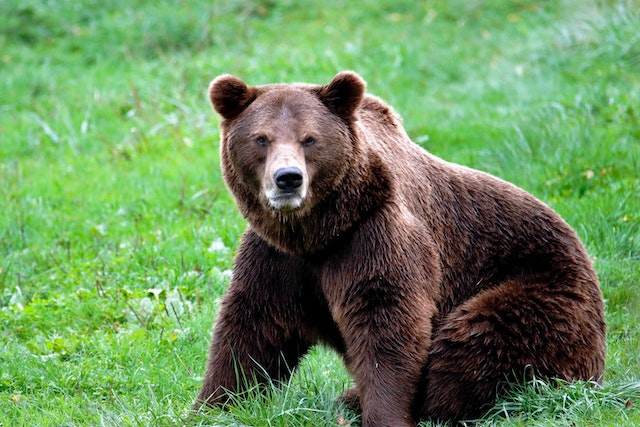
#> input picture 03_apps/data/bear.jpg, 640 x 427 px, given in place of the camera
$ python 371_Joining_Multiple_Images_To_Display.py
#> lines starting #> are read from the running program, lines starting #| are printed output that depends on the picture; after the words box and inside, x2 and y2 are one past the last pixel; in counts of white or black regions, pixels touching at a corner belong together
####################### STACKING USING THE FUNCTION #####################
# https://www.youtube.com/watch?v=Wv0PSs0dmVI&list=PLMoSUbG1Q_r_sc0x7ndCsqdIkL7dwrmNF&index=6

import cv2
import numpy as np

frameWidth = 640
frameHeight = 480
cap = cv2.VideoCapture(0)
cap.set(3, frameWidth)
cap.set(4, frameHeight)

def stackImages(imgArray,scale,lables=[]):
    sizeW= imgArray[0][0].shape[1]
    sizeH = imgArray[0][0].shape[0]
    rows = len(imgArray)
    cols = len(imgArray[0])
    rowsAvailable = isinstance(imgArray[0], list)
    width = imgArray[0][0].shape[1]
    height = imgArray[0][0].shape[0]
    if rowsAvailable:
        for x in range ( 0, rows):
            for y in range(0, cols):
                imgArray[x][y] = cv2.resize(imgArray[x][y], (sizeW, sizeH), None, scale, scale)
                if len(imgArray[x][y].shape) == 2: imgArray[x][y]= cv2.cvtColor( imgArray[x][y], cv2.COLOR_GRAY2BGR)
        imageBlank = np.zeros((height, width, 3), np.uint8)
        hor = [imageBlank]*rows
        hor_con = [imageBlank]*rows
        for x in range(0, rows):
            hor[x] = np.hstack(imgArray[x])
            hor_con[x] = np.concatenate(imgArray[x])
        ver = np.vstack(hor)
        ver_con = np.concatenate(hor)
    else:
        for x in range(0, rows):
            imgArray[x] = cv2.resize(imgArray[x], (sizeW, sizeH), None, scale, scale)
            if len(imgArray[x].shape) == 2: imgArray[x] = cv2.cvtColor(imgArray[x], cv2.COLOR_GRAY2BGR)
        hor= np.hstack(imgArray)
        hor_con= np.concatenate(imgArray)
        ver = hor
    if len(lables) != 0:
        eachImgWidth= int(ver.shape[1] / cols)
        eachImgHeight = int(ver.shape[0] / rows)
        print(eachImgHeight)
        for d in range(0, rows):
            for c in range (0,cols):
                cv2.rectangle(ver,(c*eachImgWidth,eachImgHeight*d),(c*eachImgWidth+len(lables[d][c])*13+27,30+eachImgHeight*d),(255,255,255),cv2.FILLED)
                cv2.putText(ver,lables[d][c],(eachImgWidth*c+10,eachImgHeight*d+20),cv2.FONT_HERSHEY_COMPLEX,0.7,(255,0,255),2)
    return ver

while True:
    success, img = cap.read()
#> img is the input picture: shape (427, 640, 3); mean B, G, R 91.8, 141.6, 106.1
    kernel = np.ones((5,5),np.uint8)
    print(kernel)
    #path = "Resources/lena.png"
    #img =  cv2.imread(path)
    imgGray = cv2.cvtColor(img,cv2.COLOR_BGR2GRAY)
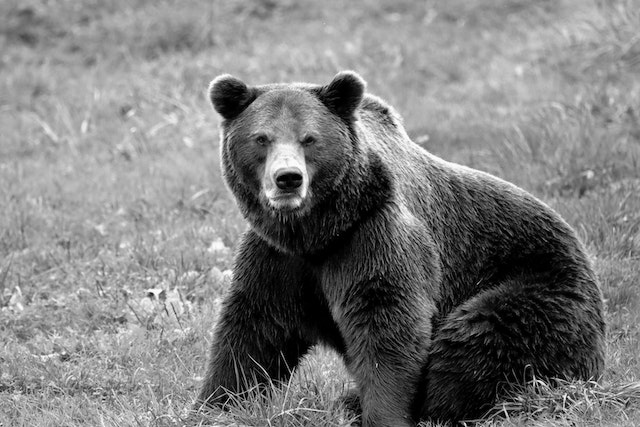
#> imgGray: shape (427, 640); min 0, max 255, mean 125.3
    imgBlur = cv2.GaussianBlur(imgGray,(7,7),0)
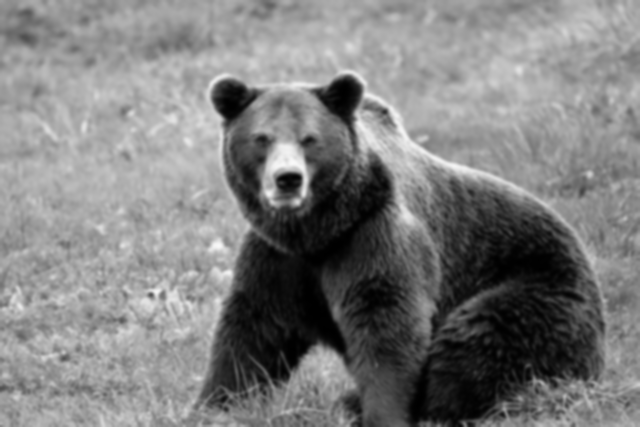
#> imgBlur: shape (427, 640); min 0, max 249, mean 125.3
    imgCanny = cv2.Canny(imgBlur,100,200)
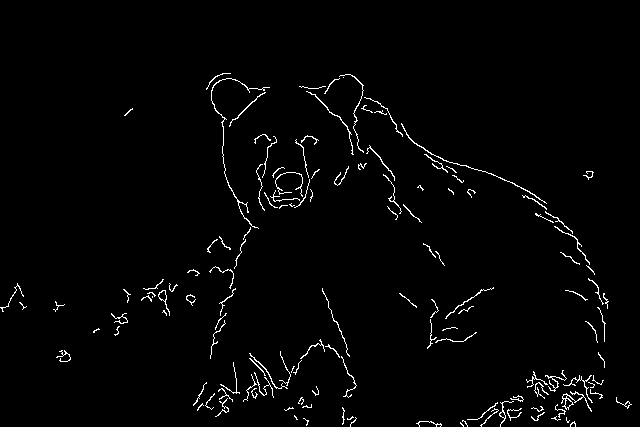
#> imgCanny: shape (427, 640); 1.9% white in thin lines or dots, all inside (x1, y1, x2, y2) = (0, 73, 632, 427)
    imgDilation = cv2.dilate(imgCanny,kernel , iterations = 2)
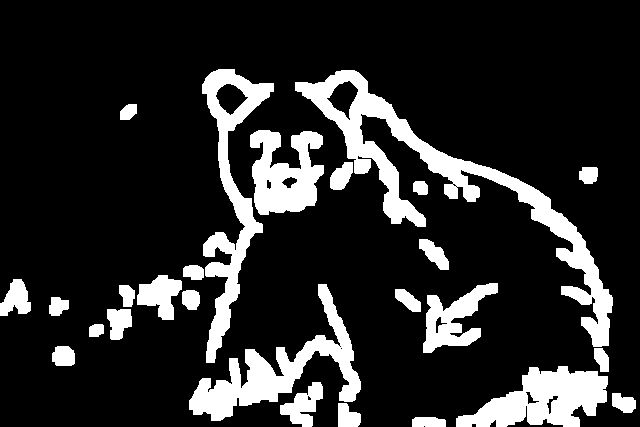
#> imgDilation: shape (427, 640); 16.5% white; 26 white regions, largest, box (x1, y1, x2, y2) and area: (295, 70, 613, 347) 11894, (189, 284, 361, 421) 6397, (202, 69, 274, 363) 6160
    imgEroded = cv2.erode(imgDilation,kernel,iterations=2)
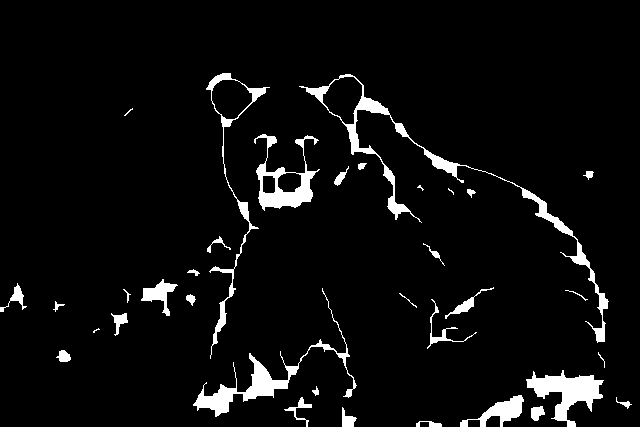
#> imgEroded: shape (427, 640); 5.1% white; 35 white regions (4 under 20 px), largest, box (x1, y1, x2, y2) and area: (299, 74, 609, 343) 3281, (193, 288, 357, 417) 2165, (526, 370, 604, 427) 1866

    #imgBlank = np.zeros((200,200),np.uint8)
    StackedImages = stackImages(([img,imgGray,imgBlur],
                                   [imgCanny,imgDilation,imgEroded]),0.6)
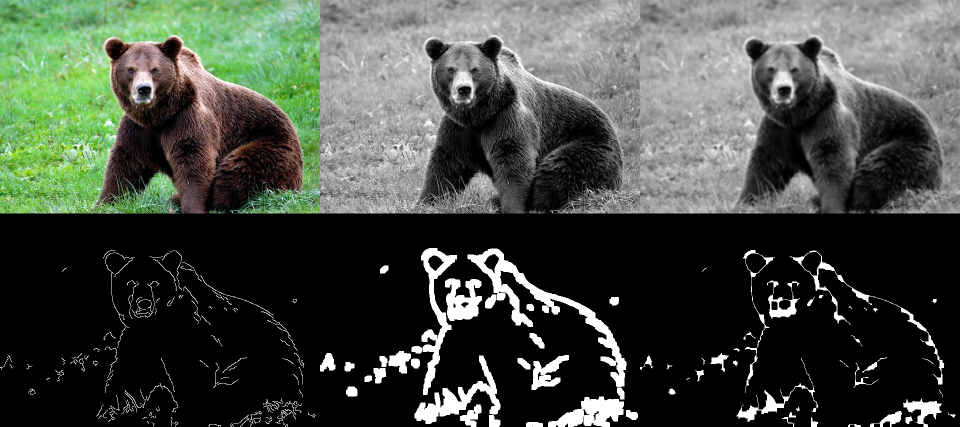
#> StackedImages: shape (854, 1920, 3) (shown at 1/2 size); mean B, G, R 67, 75.3, 69.4
    cv2.imshow("Staked Images", StackedImages)
    if cv2.waitKey(1) & 0xFF == ord('q'):
#> (key q is pressed here)
        break
